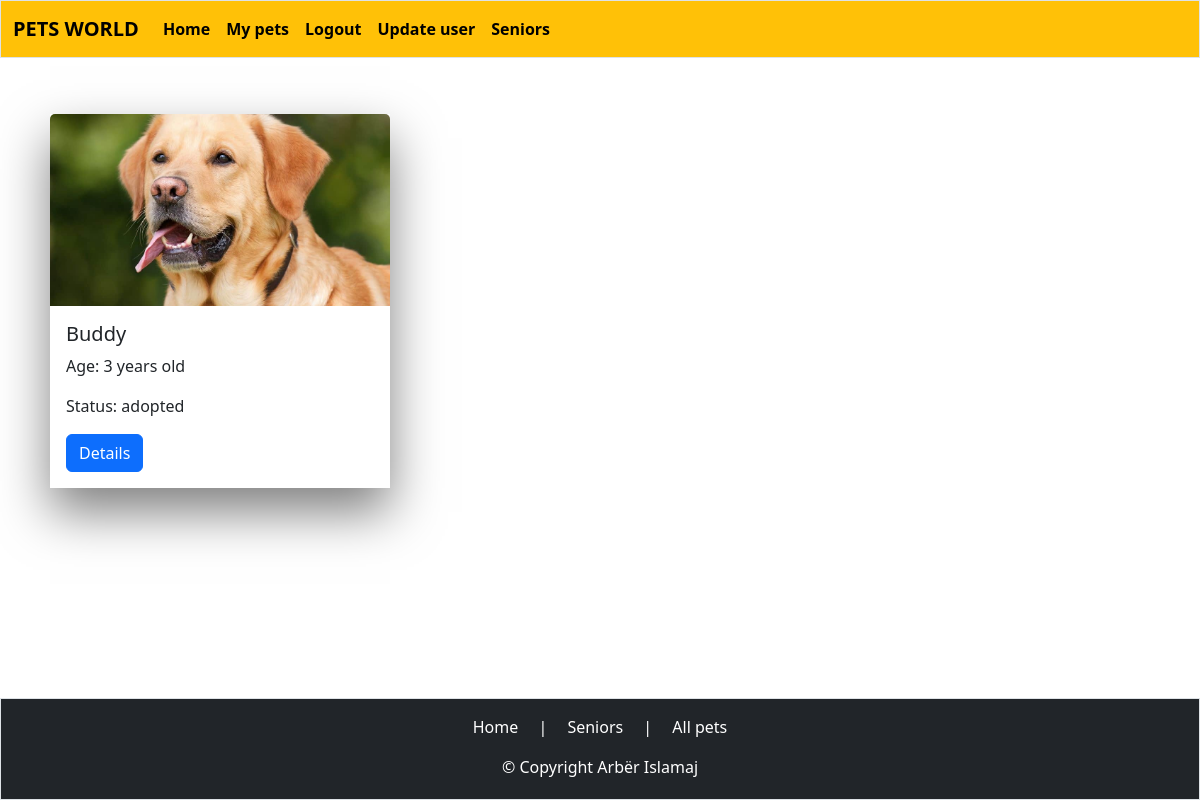
/adopted.php (signed in), run on an earlier commit of the app's database.
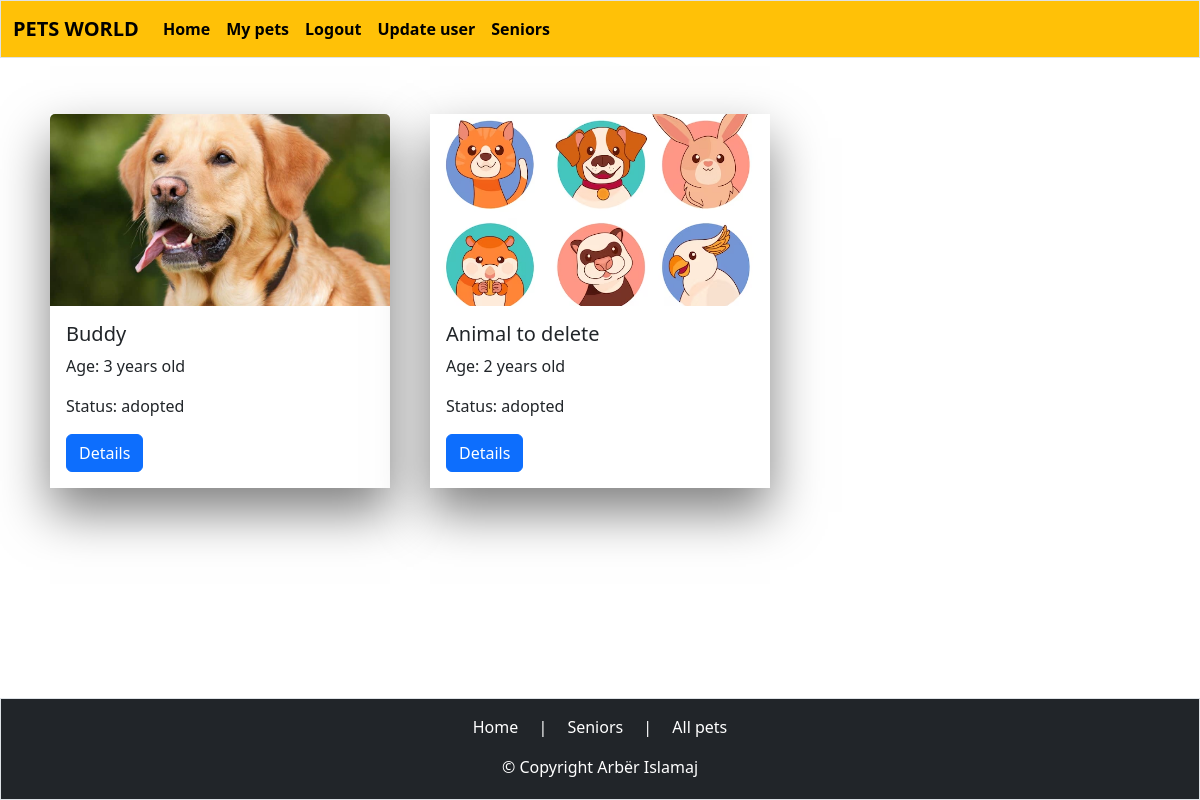
And on a later commit of the database.
### tables this page shows
CREATE TABLE `adoption` (
  `id` int(11) NOT NULL,
  `fk_user` int(11) NOT NULL,
  `fk_animal` int(11) NOT NULL,
  `date` datetime NOT NULL
);

CREATE TABLE `animals` (
  `petID` int(11) NOT NULL,
  `name` varchar(50) NOT NULL,
  `picture` varchar(255) DEFAULT NULL,
  `location` varchar(255) NOT NULL,
  `description` text DEFAULT NULL,
  `size` varchar(50) NOT NULL,
  `age` int(11) NOT NULL,
  `vaccinated` varchar(50) NOT NULL,
  `breed` varchar(50) NOT NULL,
  `status` varchar(50) NOT NULL
);

### adopted.php (the view, shortened to what this page needs)
<?php
require_once 'components/db_connect.php';
$sql = "SELECT * FROM `adoption`
        JOIN `animals` ON adoption.fk_animal = animals.petID
        WHERE adoption.fk_user = $_SESSION[user]";
$result = mysqli_query($conn, $sql);
$cards = "";
if (mysqli_num_rows($result) > 0) {
    while ($row = mysqli_fetch_assoc($result)) {
        $cards .= "
        <div class='p-2 pb-5'>
            <div class='container'>
                <div class='card' style='
                    position: relative;
                    margin: 0 auto;
                    border: none;
                    box-shadow: 0 1.5rem 3rem rgba(0, 0, 0, 0.5);
                    display: flex;
                    flex-wrap: wrap;
                    flex-direction: row;
                    border-radius: 0;'>
                    <img src='../assets/$row[picture]' class='card-img-top object-fit-cover' style='height: 12rem' alt='Pet'>
                    <div class='card-body'>
                        <h5 class='card-title'>$row[name]</h5>
                        <p class='card-text'>Age: $row[age] years old</p>
                        <p class='card-text'>Status: $row[status] </p>
                        <a href='animals/details.php?petID=$row[petID]' class='btn btn-primary'>Details</a></div>
                </div>
            </div>
        </div>
        ";
    }
} else {
    $cards = "No data found.";
}
?>
<!DOCTYPE html>
<html lang="en">
<head>
    <link href="https://cdn.jsdelivr.net/npm/bootstrap@5.3.2/dist/css/bootstrap.min.css" rel="stylesheet">
</head>
<body>
    <?php require_once 'components/navbar.php' ?>
    <div class="container pt-5">
        <div class="row row-cols-1 row-cols-xl-3 row-cols-lg-3 row-cols-md-2 row-cols-sm-1 row-cols-xs-1">
            <?= $cards ?>
        </div>
    </div>
    <?php require_once 'components/footer.php' ?>
</body>
</html>

### components/navbar.php (shortened to what this page needs)
<?php
echo "
    <nav class='navbar navbar-expand-lg bg-warning border'>
      <div class='container-fluid'>
        <a class='navbar-brand fw-bold' href='/php-my-files/BE20-CR5-ArberIslamaj/animals/allAnimals.php'>PETS WORLD</a>
        <button class='navbar-toggler' type='button' data-bs-toggle='collapse' data-bs-target='#navbarNavAltMarkup'     aria-controls='navbarNavAltMarkup'aria-expanded='false'    aria-label='Toggle navigation'>
          <span class='navbar-toggler-icon'></span>
        </button>
        <div class='collapse navbar-collapse' id='navbarNavAltMarkup'>
          <div class='navbar-nav'>
            <a class='nav-link active fw-bold' aria-current='page'
            href='/php-my-files/BE20-CR5-ArberIslamaj/index.php'>Home</a>
      ";
if (isset($_SESSION["user"])) {
  echo " <li class='nav-item'>
      <a class='nav-link active fw-bold' href='/php-my-files/BE20-CR5-ArberIslamaj/adopted.php'>My pets</a>
  </li>";
}
if (isset($_SESSION["user"]) || isset($_SESSION["adm"])) {
  echo " <li class='nav-item'>
              <a class='nav-link active fw-bold' href='/php-my-files/BE20-CR5-ArberIslamaj/users/logout.php'>Logout</a>
          </li>
          <li class='nav-item'>
              <a class='nav-link active fw-bold' href='/php-my-files/BE20-CR5-ArberIslamaj/users/update.php'>Update user</a>
          </li>
       ";
}
echo "    <li class='nav-item'>
              <a class='nav-link active fw-bold' href='/php-my-files/BE20-CR5-ArberIslamaj/animals/seniors.php'>Seniors</a>
          </li>
          </div>
        </div>
      </div>
    </nav>
";

### components/footer.php (shortened to what this page needs)
<?php
echo "
    <footer class='bg-dark text-white border'>
      <div class='text-center pt-3'>
        <a class='p-3 text-decoration-none text-white'
        href='/php-my-files/BE20-CR5-ArberIslamaj/index.php'> Home </a>
        <span>|</span>
        <a class='p-3 text-decoration-none text-white'
        href='/php-my-files/BE20-CR5-ArberIslamaj/animals/seniors.php'> Seniors </a>
        <span>|</span>
        <a class='p-3 text-decoration-none text-white'
        href='/php-my-files/BE20-CR5-ArberIslamaj/animals/allAnimals.php'> All pets </a>
      </div>
      <div class='text-center pt-3 pb-1'>
        <p>&copy; Copyright Arbër Islamaj</p>
      </div>
    </footer>
     ";

### adopted.php (style rules this page uses)
body { min-height: 100vh; display: flex; flex-direction: column; }
footer { margin-top: auto; }

What changed in the data, as far as the page shows it:
added adoption: fk_animal.picture (picture), fk_animal.name "Animal to delete", fk_animal.age "2", fk_animal.status "adopted"
